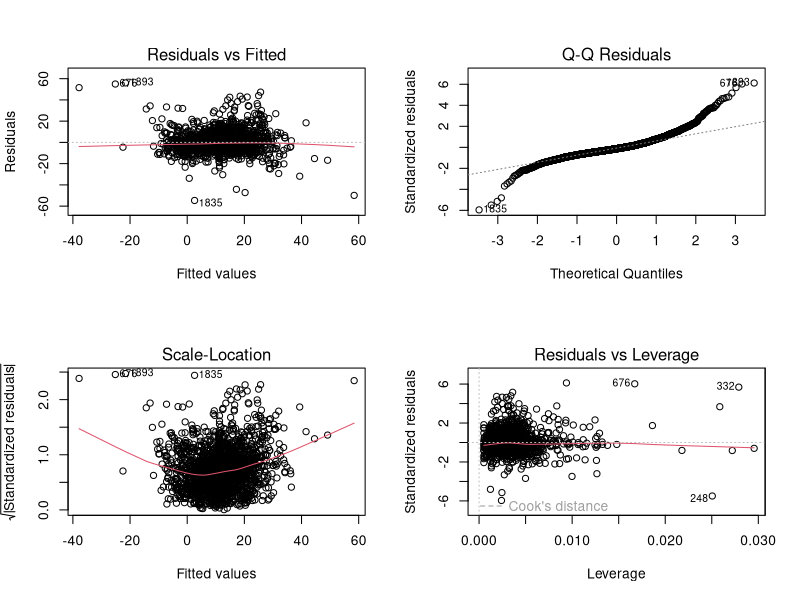

Reproduce this figure in R. (Note: this script raises an error after producing the figure.)
## ---- chunk 1
pay <- read.csv("cleaned_dataset.csv")
## ---- chunk 2
fullmodel <- lm(Mean.Hourly.Gap ~ Report.Year+Q1.Female+Q2.Female+Q3.Female+Q4.Female, data = pay)
summary(fullmodel)
## ---- chunk 3
par(mfrow = c(2,2))
plot(fullmodel)
## ---- chunk 4
scatter_data <- df_cleaned[, c("Mean.Hourly.Gap", "Report.Year", "Q1.Female", "Q2.Female", "Q3.Female", "Q4.Female")]
ggpairs(scatter_data, 
        title = "Scatter Plot Matrix of Full Model Variables",
        aes(alpha = 0.6))
## ---- chunk 5
# VIF
library(car)
vif(full_model)  # If VIF > 5, consider removing redundant variables
## ---- chunk 6
#Using a Box-Cox Transformation 
df_cleaned <- df_cleaned[df_cleaned$Mean.Hourly.Gap > 0, ]
full_model<- lm(Mean.Hourly.Gap ~ Report.Year+Q1.Female+Q2.Female+Q3.Female+Q4.Female, data = df_cleaned)
boxcox(full_model, lambda = seq(-2, 2, 0.1))
## ---- chunk 7
df_cleaned$Mean.Hourly.Gap <- log(df_cleaned$Mean.Hourly.Gap)
df_cleaned <- df_cleaned[complete.cases(df_cleaned), ]
full_model_log <- lm(Mean.Hourly.Gap ~ Report.Year + Q1.Female + Q2.Female + Q3.Female + Q4.Female, data = df_cleaned)
summary(full_model_log)
